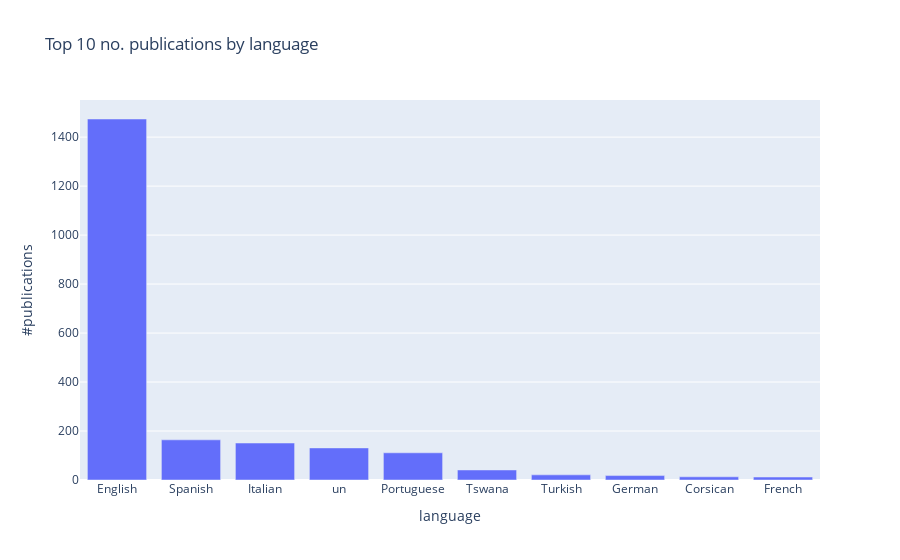

This figure's notebook cell:
### Code cell
top_10_lang_publications = px.bar(
    languages_count[:10], 
    x='language', 
    y='#publications',
    title="Top 10 no. publications by language"
)
top_10_lang_publications.show()
top_10_lang_publications.write_image("images/top_10_languages_publications.eps")

### Figure 1 — Plotly figure (JSON) as saved in the notebook; plotly's stock layout.template omitted (floating-point values rounded to 4 significant figures)
{"data": [{"alignmentgroup": "True", "hovertemplate": "language=%{x}<br>#publications=%{y}<extra></extra>", "legendgroup": "", "marker": {"color": "#636efa", "pattern": {"shape": ""}}, "name": "", "offsetgroup": "", "orientation": "v", "showlegend": false, "textposition": "auto", "type": "bar", "x": ["English", "Spanish", "Italian", "un", "Portuguese", "Tswana", "Turkish", "German", "Corsican", "French"], "xaxis": "x", "y": [1474, 164, 151, 131, 111, 41, 21, 18, 13, 12], "yaxis": "y"}], "layout": {"barmode": "relative", "legend": {"tracegroupgap": 0}, "title": {"text": "Top 10 no. publications by language"}, "xaxis": {"anchor": "y", "domain": [0, 1], "title": {"text": "language"}}, "yaxis": {"anchor": "x", "domain": [0, 1], "title": {"text": "#publications"}}}}
